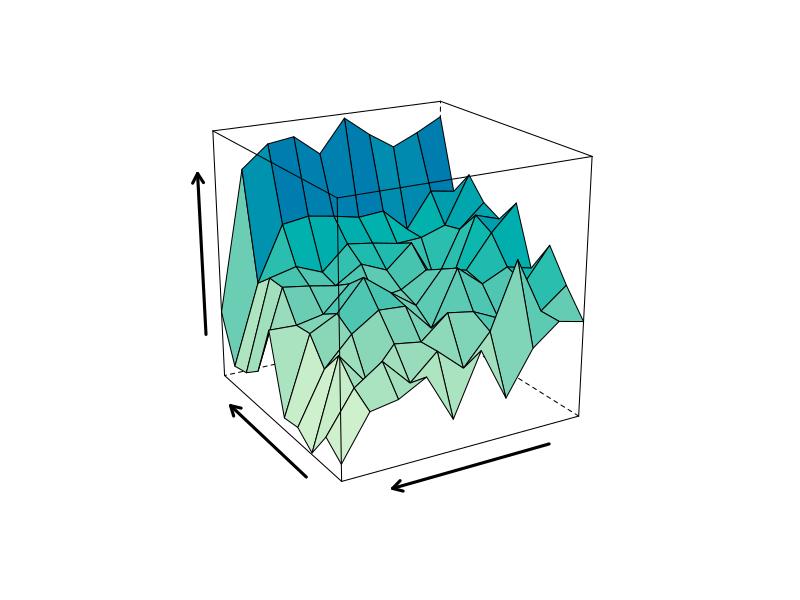
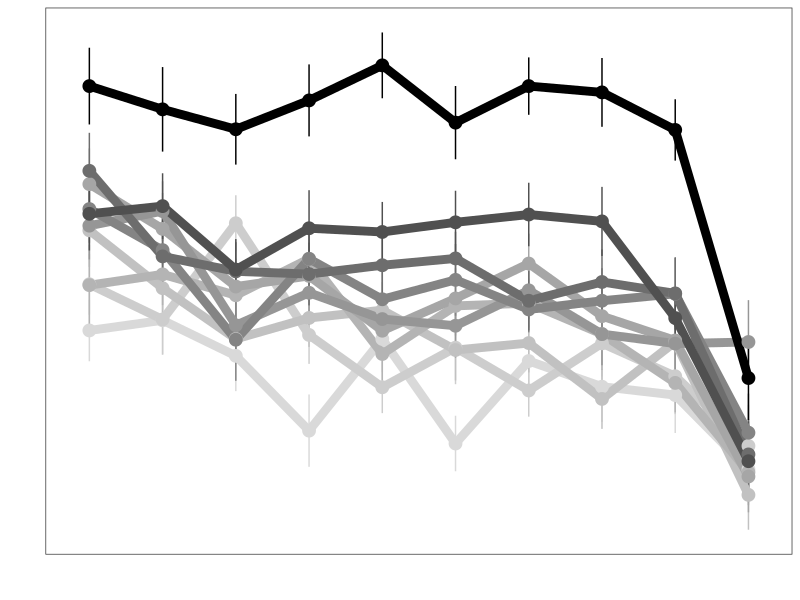

R code for these plots, in order: (Note: this script raises an error after producing the figures.)

# Preliminaries -----------------------------------------------------------

require(ggplot2)
require(dplyr)
require(lme4)
require(lmerTest)
require(lattice)
require(psych)
se <- function(x) {sd(x) / sqrt(length(x))};
dodge <- position_dodge(width=0.9)

# Import data -----------------------------------------------------------

# only works in Rstudio -- otherwise you have to set the path manually!
setwd(dirname(rstudioapi::getActiveDocumentContext()$path))
data = read.csv('data.csv') %>% arrange(subject) %>% filter(rating > -1) %>% mutate(rating = rating / 8)

# how many subjects are there?
numsubj = length(unique(data$subject))
numobs = nrow(data)

# Make graph of actual data-----------------------------------------------------------


df.graph = data %>% group_by(green_prob, blue_prob) %>% summarise(rating.mean = mean(rating), rating.se = se(rating))
mat.graph = matrix(0, nrow = 10, ncol = 10)
for (i in 1:10) {
  for (j in 1:10) {
    mat.graph[i,j] = df.graph$rating.mean[df.graph$green_prob == i & df.graph$blue_prob == j]
  }
}

wireframe(rating.mean ~ blue_prob * green_prob, data = df.graph, colorkey = F, drape = TRUE,  screen=list(z=120, x=-70, y=0),
          xlab = list(""), ylab = list(""), zlab = list(""), par.settings = list(axis.line = list(col = NA)),
          scales = list(col = 1, relation = 'free', lwd = 3), zlim = c(.2, .8))
 
df.graph.2d = data %>% 
  group_by(green_prob, blue_prob) %>% 
  summarise(rating.mean = mean(rating), 
            rating.se = se(rating)) %>% 
  ungroup() %>% 
  mutate_at(vars(green_prob,blue_prob),funs(factor(.,labels = paste0(seq(10,100,10),"%"))))

ggplot(df.graph.2d,aes(x = green_prob, y = rating.mean, group = blue_prob, color = blue_prob))+
  geom_errorbar(aes(ymin = rating.mean-rating.se,ymax = rating.mean+rating.se),width=0,size=0.5)+
  geom_line(size=3)+
  geom_point(size=4)+
  labs(x = '',
       color = '',
       y = '')+
  scale_color_grey(start = 0.85, end = 0)+
  theme_bw()+
  theme(text = element_text(size = 26,color='black'),
        panel.grid = element_blank(),
        legend.position = 'none',
        legend.direction = 'horizontal'
  )+
  #guides(col = guide_legend(nrow = 2, direction = 'vertical', byrow=T)) +
  ylim(0, .8)+
  scale_y_continuous(breaks = c()) +
  scale_x_discrete(breaks = c())


# Test for linear effects -------------------------------------------------


linear.model = lmer(rating ~ green_prob + blue_prob + (1 + green_prob + blue_prob | subject), data = data)
summary(linear.model)


linear.model2 = lm(rating ~ green_prob, data = data %>% filter(blue_prob == 1))
summary(linear.model2)


# Compute correlations ----------------------------------------------------

# all the models
# "x" stands for Prob(green = 1); "a" stands for Prob(blue = 1)

normed = function(x,a,f) {exp(f(x,a)) / (exp(f(x,a)) + exp(f(a,x)))}
our_model = function(x,a) {ifelse(a == 1 & x == 1, 1/2, a*(1-x)/(1-x*a))}
icard = function(x,a) {1-x*(1-a)} # model from Icard et al.
hh = function(x,a) {ifelse(x > .5, 0, ifelse(x < a, 1, 1/2))} # model from Halpern & Hitchcock
sp = function(x,a) {a*(1-x)} # model from Spellman
dp = function(x,a) {a} # delta-P model (and Power-PC model)


df.cors = data.frame(x = numeric(), a = numeric(), actual = numeric(), ours = numeric(), sp = numeric(), dp = numeric(), hh = numeric(), icard = numeric(),
                     ours_normed = numeric(), sp_normed = numeric(), dp_normed = numeric(), hh_normed = numeric(), icard_normed = numeric())
df.modeling = matrix(0,10,10)
for (px in 1:10) {
  for (pa in 1:10) {
        x = px/10
        a = pa/10
        actual = df.graph$rating.mean[df.graph$green_prob == px & df.graph$blue_prob == pa]
        df.cors = rbind(df.cors, data.frame(x = px, a = pa, actual = actual, 
                                            ours = our_model(x,a), sp = sp(x,a), dp = dp(x,a), hh = hh(x,a), icard = icard(x,a),
                                            ours_normed = normed(x,a,our_model), sp_normed = normed(x,a,sp), dp_normed = normed(x,a,dp),
                                            hh_normed = normed(x,a,hh), icard_normed = normed(x,a,icard)))
        df.modeling[px, pa] = actual
  }
}

# check correlations b/w models and ratings
cor.test(df.cors$actual, df.cors$ours) # .86
cor.test(df.cors$actual, df.cors$ours_normed) # .87
cor.test(df.cors$actual, df.cors$sp) # .72
cor.test(df.cors$actual, df.cors$sp_normed) # .8
cor.test(df.cors$actual, df.cors$dp) # .62
cor.test(df.cors$actual, df.cors$dp_normed) # .8
cor.test(df.cors$actual, df.cors$hh) # .45
cor.test(df.cors$actual, df.cors$hh_normed) # .6
cor.test(df.cors$actual, df.cors$icard) # .74
cor.test(df.cors$actual, df.cors$icard_restricted) # .74
cor.test(df.cors$actual, df.cors$icard_normed) # .8

# is our model significantly more correlated than the next-best?
# yes: t(99) = 3.91, p < .0002
r.test(n=100, r12 = cor(df.cors$actual, df.cors$ours, use = "complete.obs"), 
       r13 = cor(df.cors$actual, df.cors$sp_normed, use = "complete.obs"), 
       r23 = cor(df.cors$ours, df.cors$sp_normed, use = "complete.obs"))

r.test(n=100, r12 = cor(df.cors$actual, df.cors$ours_normed, use = "complete.obs"), 
       r13 = cor(df.cors$actual, df.cors$sp_normed, use = "complete.obs"), 
       r23 = cor(df.cors$ours_normed, df.cors$sp_normed, use = "complete.obs"))

r.test(n=100, r12 = cor(df.cors$actual, df.cors$ours, use = "complete.obs"), 
       r13 = cor(df.cors$actual, df.cors$ours_normed, use = "complete.obs"), 
       r23 = cor(df.cors$ours, df.cors$ours_normed, use = "complete.obs"))


# Graph results -----------------------------------------------------------

theme_update(panel.grid.major = element_blank(), panel.grid.minor = element_blank(),
             panel.background = element_rect(colour = "black"),
             axis.text=element_text(size=20, colour = "black"), axis.title=element_text(size=24, face = "bold"),
             axis.title.x = element_text(vjust = 0),
             legend.title = element_text(size = 24, face = "bold"), legend.text = element_text(size = 20),
             plot.title = element_text(size = 26, face = "bold", vjust = 1))

df.cors.2d = df.cors %>% mutate_at(vars(x,a),funs(factor(.,labels = paste0(seq(10,100,10),"%"))))

splot = function(aesthetic) {
  ggplot(df.cors, aesthetic) +
    geom_point(size = 3) +
    geom_smooth(method = "lm") +
    xlim(0,1) + 
    ylim(0,1) +
    labs(x = "", y = "") +
    theme(axis.text = element_blank(), axis.ticks = element_blank(),
          panel.grid.major = element_blank(), panel.grid.minor = element_blank(),
          panel.border = element_rect(color = 'black', fill = NA, size = 3))
}

threedplot = function(formula, ckey) {
  wireframe(formula, data = df.cors, colorkey = ckey, drape = TRUE,  screen=list(z=120, x=-70, y=0),
            xlab = list(""), ylab = list(""), zlab = list(""), par.settings = list(axis.line = list(col = NA)),
            scales = list(col = 1, relation = 'free', lwd = 3), zlim = c(0, 1))
}

twodplot = function(aesthetic, normed) {
  ggplot(df.cors.2d,aesthetic)+
    geom_line(size=3)+
    geom_point(size=4)+
    labs(x = '',
         color = '',
         y = '')+
    scale_color_grey(start = 0.85, end = 0)+
    theme_bw()+
    theme(text = element_text(size = 26,color='black'),
          panel.grid = element_blank(),
          legend.position = 'none',
          legend.direction = 'horizontal'
    )+
    #guides(col = guide_legend(nrow = 2, direction = 'vertical', byrow=T)) +
    ylim(ifelse(normed, .2, 0), ifelse(normed, .8, 1))+
    scale_y_continuous(breaks = c()) +
    scale_x_discrete(breaks = c())
}

# AFI model, unnormed
splot(aes(x=ours,y=actual))
threedplot(ours ~ a * x, T)
twodplot(aes(x = x, y = ours, group = a, color = a), F)

# AFI model, normed
splot(aes(x=ours_normed,y=actual))
threedplot(ours_normed ~ a * x, T)
twodplot(aes(x = x, y = ours_normed, group = a, color = a), T)

# sp
splot(aes(x=sp,y=actual))
threedplot(sp ~ a * x, F)
twodplot(aes(x = x, y = sp, group = a, color = a), F)

# dp / power-pc
splot(aes(x=dp,y=actual))
threedplot(dp ~ a * x, F)
twodplot(aes(x = x, y = dp, group = a, color = a), F)

# halpern & hitchcock
splot(aes(x=hh,y=actual))
threedplot(hh ~ a * x, F)
twodplot(aes(x = x, y = hh, group = a, color = a), F)

# icard
splot(aes(x=icard,y=actual))
threedplot(icard ~ a * x, F)
twodplot(aes(x = x, y = icard, group = a, color = a), F)

# others, normed
splot(aes(x=sp_normed,y=actual))
threedplot(sp_normed ~ a * x, F)
twodplot(aes(x = x, y = sp_normed, group = a, color = a), T)

# RT ----------------------------------------------------------------------

df.rt = data %>% filter(rt < 120000) %>% mutate(rt.log = log(rt), rt.sec = rt / 1000)
df.rt = df.rt %>% filter(rt.sec < 20)
hist(df.rt$rt.sec)

# Save for model fitting --------------------------------------------------
df.fitting = data %>% mutate(rating = (rating + 1) / 10) %>%
  select(rating, green_prob, blue_prob, subject) %>% 
  mutate(subject = as.numeric(subject)) %>%
  arrange(subject)
df.test = df.fitting %>% group_by(subject) %>% summarize(n = length(unique(rating)))
write.table(df.fitting, 'ratings.csv', row.names = F, sep = ",", col.names = F)
